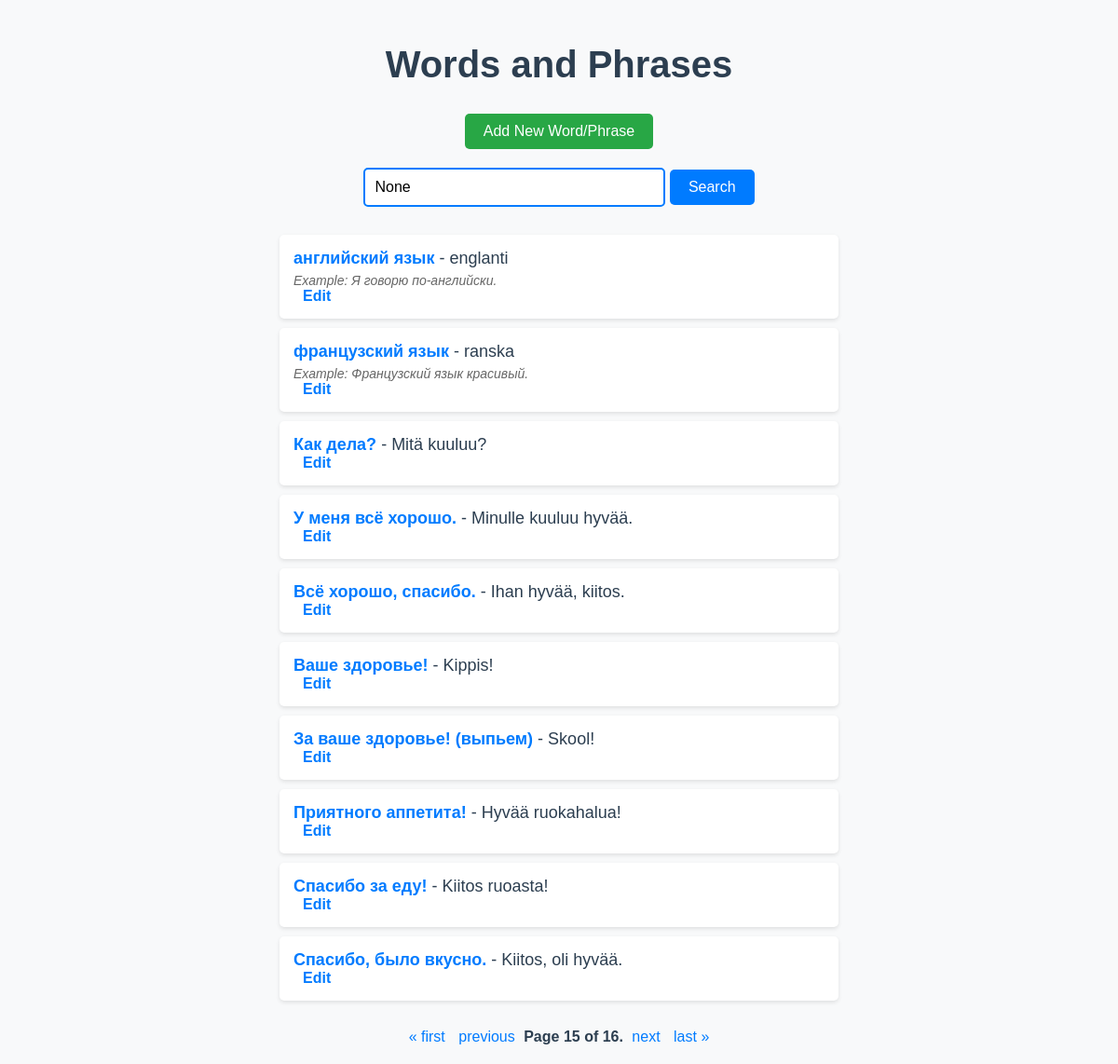
The page /?page=15 on the database its author committed.
### content_manager/models.py (models this page shows, shortened)
class WordPhrase(models.Model):
    word_first_lang = models.CharField(max_length=255)
    sentence_first_lang = models.TextField(blank=True, null=True)
    word_second_lang = models.CharField(max_length=255)
    sentence_second_lang = models.TextField(blank=True, null=True)

### content_manager/views.py (the view)
# urls.py: path('', views.word_list, name='word_list'),
def word_list(request):
    query = request.GET.get('q')
    if query:
        words = WordPhrase.objects.filter(
            word_first_lang__icontains=query
        ) | WordPhrase.objects.filter(
            word_second_lang__icontains=query
        )
    else:
        words = WordPhrase.objects.all()
    paginator = Paginator(words, 10)
    page_number = request.GET.get('page')
    page_obj = paginator.get_page(page_number)
    return render(request, 'content_manager/word_list.html', {'page_obj': page_obj, 'query': query})

### content_manager/templates/content_manager/word_list.html (shortened to what this page needs)
<!DOCTYPE html>
<html lang="en">
<head>
</head>
<body>
    <h1>Words and Phrases</h1>
    <div style="text-align: center; margin-bottom: 20px;">
        <a href="{% url 'add_word' %}" style="text-decoration: none;">
            <button style="padding: 10px 20px; background-color: #28a745; color: white; border: none; border-radius: 5px; font-size: 16px; cursor: pointer; transition: background-color 0.3s ease;">
                Add New Word/Phrase
            </button>
        </a>
    </div>
    <form method="get">
        <input type="text" name="q" placeholder="Search..." value="{{ query }}">
        <button type="submit">Search</button>
    </form>
    <ul>
        {% for word in page_obj %}
            <li>
                <div class="word-text">
                    <strong>{{ word.word_first_lang }}</strong> - {{ word.word_second_lang }}
                </div>
                {% if word.sentence_first_lang %}
                    <span class="example-text">
                        <em>Example: {{ word.sentence_first_lang }}</em>
                    </span>
                {% endif %}
                <a href="{% url 'edit_word' word.pk %}" class="edit-link">Edit</a>
            </li>
        {% endfor %}
    </ul>
    <div class="pagination">
        <span class="step-links">
            {% if page_obj.has_previous %}
                <a href="?page=1{% if query %}&q={{ query }}{% endif %}">&laquo; first</a>
                <a href="?page={{ page_obj.previous_page_number }}{% if query %}&q={{ query }}{% endif %}">previous</a>
            {% endif %}
            <span class="current">
                Page {{ page_obj.number }} of {{ page_obj.paginator.num_pages }}.
            </span>
            {% if page_obj.has_next %}
                <a href="?page={{ page_obj.next_page_number }}{% if query %}&q={{ query }}{% endif %}">next</a>
                <a href="?page={{ page_obj.paginator.num_pages }}{% if query %}&q={{ query }}{% endif %}">last &raquo;</a>
            {% endif %}
        </span>
    </div>
</body>
</html>

### content_manager/templates/content_manager/word_list.html (style rules this page uses)
body { font-family: 'Arial', sans-serif; background-color: #f8f9fa; margin: 0; padding: 20px; color: #333; }
h1 { text-align: center; color: #2c3e50; margin-bottom: 30px; font-size: 2.5rem; }
form { text-align: center; margin-bottom: 30px; }
input[type="text"] { padding: 10px; width: 300px; border: 2px solid #007bff; border-radius: 5px; font-size: 16px; outline: none; transition: border-color 0.3s ease; }
button { padding: 10px 20px; background-color: #007bff; color: white; border: none; border-radius: 5px; font-size: 16px; cursor: pointer; transition: background-color 0.3s ease; }
ul { list-style: none; padding: 0; max-width: 600px; margin: 0 auto; }
li { background-color: white; margin-bottom: 10px; padding: 15px; border-radius: 5px; box-shadow: 0 2px 4px rgba(0, 0, 0, 0.1); transition: transform 0.2s ease, box-shadow 0.2s ease; }
.word-text { font-size: 18px; color: #2c3e50; }
.word-text strong { color: #007bff; }
.example-text { font-size: 14px; color: #666; margin-top: 5px; display: block; }
.edit-link { color: #007bff; text-decoration: none; font-weight: bold; transition: color 0.3s ease; margin-left: auto; padding-left: 10px; }
.pagination { text-align: center; margin-top: 30px; }
.pagination a { margin: 0 5px; text-decoration: none; color: #007bff; font-size: 16px; transition: color 0.3s ease; }
.pagination .current { font-weight: bold; color: #2c3e50; }

### rows shown on the page
WordPhrase: word_first_lang "английский язык", word_second_lang "englanti", sentence_first_lang "Я говорю по-английски."
WordPhrase: word_first_lang "французский язык", word_second_lang "ranska", sentence_first_lang "Французский язык красивый."
WordPhrase: word_first_lang "Как дела?", word_second_lang "Mitä kuuluu?"
WordPhrase: word_first_lang "У меня всё хорошо.", word_second_lang "Minulle kuuluu hyvää."
WordPhrase: word_first_lang "Всё хорошо, спасибо.", word_second_lang "Ihan hyvää, kiitos."
WordPhrase: word_first_lang "Ваше здоровье!", word_second_lang "Kippis!"
WordPhrase: word_first_lang "За ваше здоровье! (выпьем)", word_second_lang "Skool!"
WordPhrase: word_first_lang "Приятного аппетита!", word_second_lang "Hyvää ruokahalua!"
WordPhrase: word_first_lang "Спасибо за еду!", word_second_lang "Kiitos ruoasta!"
WordPhrase: word_first_lang "Спасибо, было вкусно.", word_second_lang "Kiitos, oli hyvää."

### other values the page prints
{{ page_obj.number }} "15"
{{ page_obj.paginator.num_pages }} "16"
